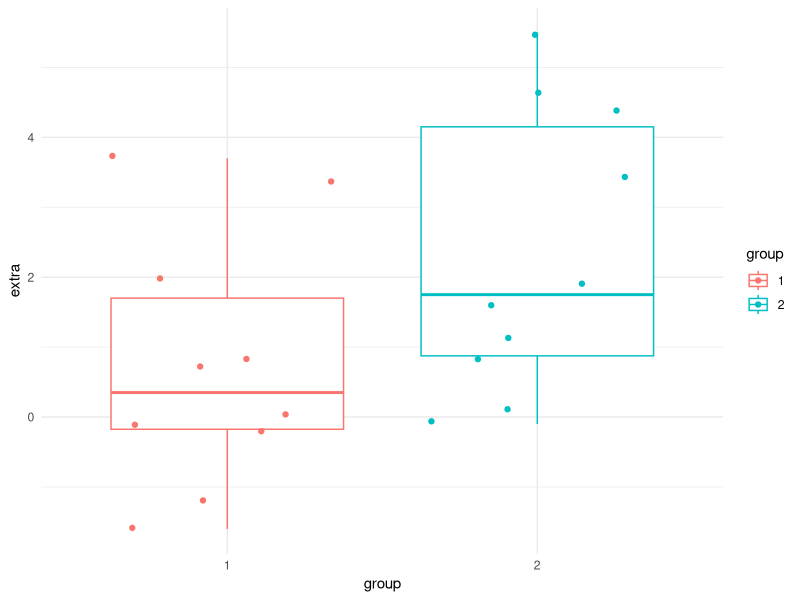
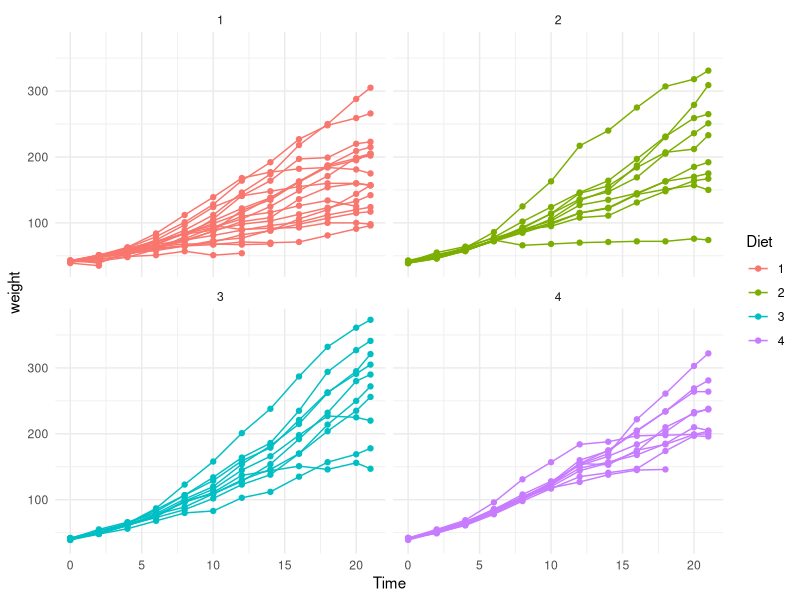

The R source for these figures, in order:
## ---- chunk 1
knitr::opts_chunk$set(echo = FALSE)
## ---- chunk 2
summary(cars)
## ---- chunk 3
library(ggplot2)
ggplot(data = sleep, aes(x = group, y = extra, color = group)) +
  geom_boxplot() +
  geom_jitter() +
  theme_minimal()
## ---- chunk 4
ggplot(data = ChickWeight, aes(x = Time, y = weight, group = Chick, color = Diet)) +
  geom_point() +
  geom_line() +
  facet_wrap(~Diet) +
  theme_minimal()
## ---- chunk 5
# automatically create a bib database for R packages
bib <- knitr::write_bib(
  x = c(
    .packages(), "knitr", "rmarkdown", "bookdown"
  ), file = NULL, prefix = ""
)
bib <- unlist(bib)
# remove the ugly single quotes required by CRAN policy
bib <- gsub("(\\\n)", " ", bib)
bib <- gsub("'(Eigen|ggplot2|Stan)'", "\\1", bib)
xfun::write_utf8(bib, "packages.bib")
